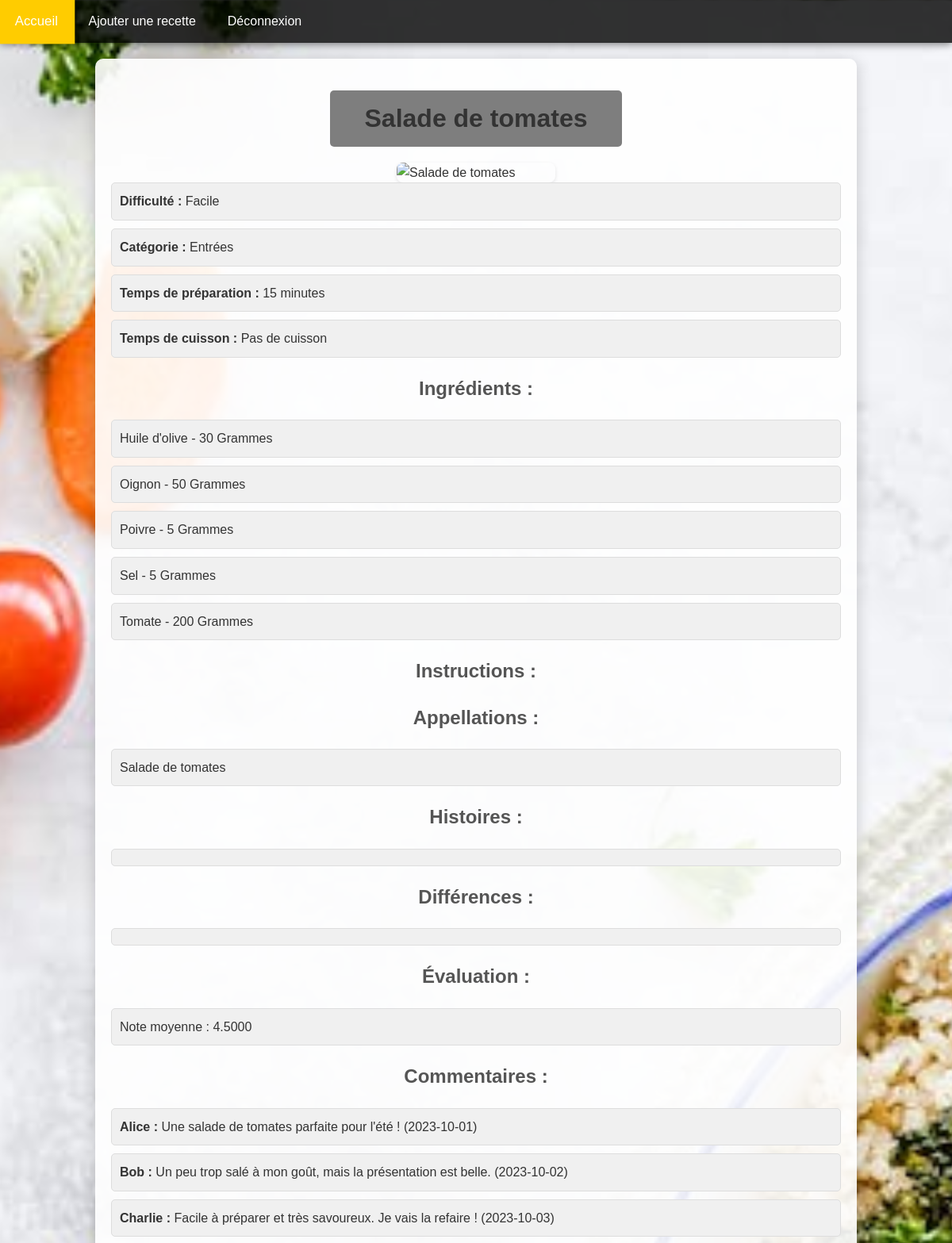
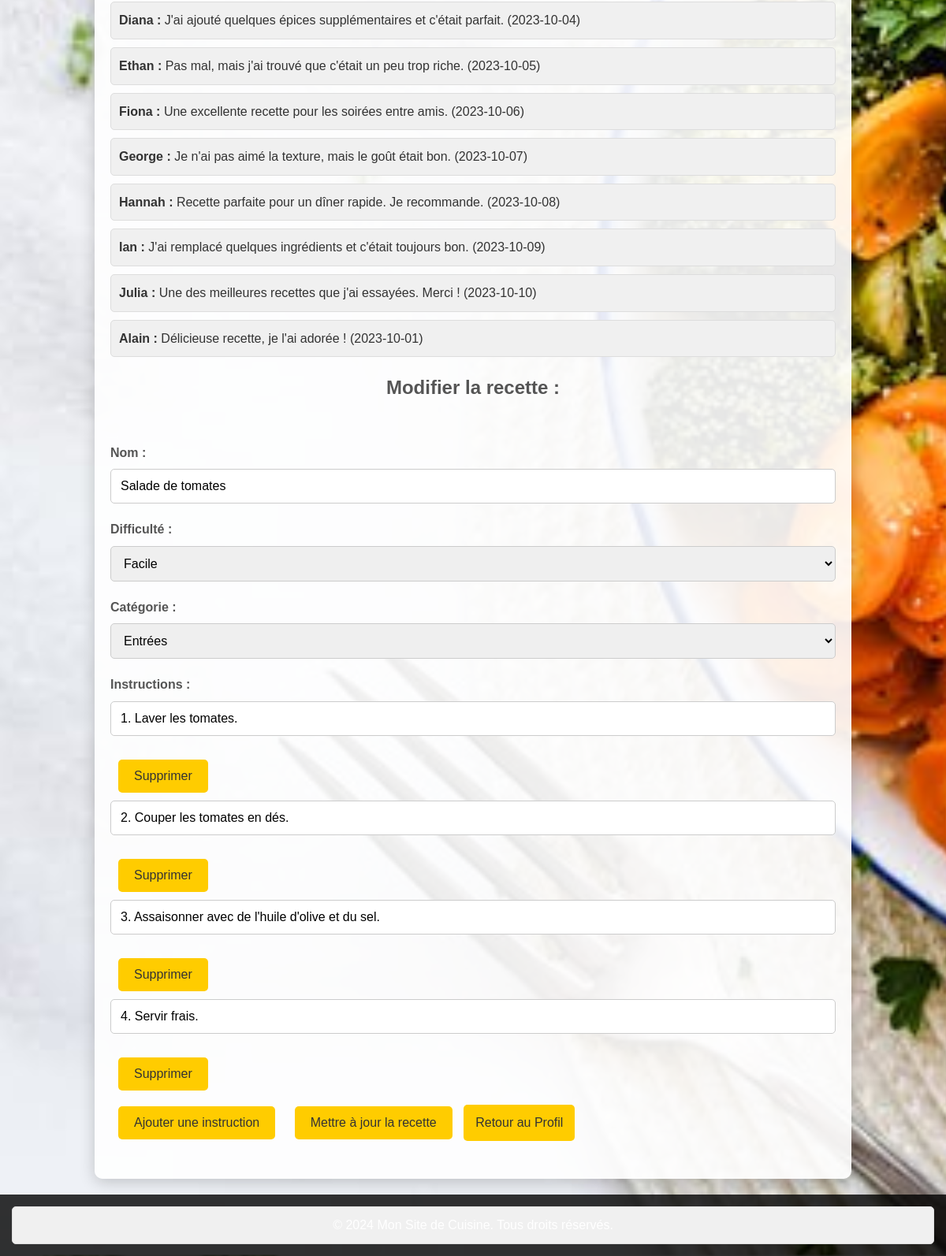
Page /mon_site_de_cuisine/recette.php?id=1 (signed in) on the committed database (2 pictures, top to bottom).
### tables this page shows
CREATE TABLE IF NOT EXISTS `recettes` (
  `id_recette` int NOT NULL AUTO_INCREMENT,
  `nom` varchar(50) NOT NULL,
  `id_difficulte` int NOT NULL,
  `id_utilisateur` int NOT NULL,
  `id_catg` int NOT NULL,
  PRIMARY KEY (`id_recette`),
  UNIQUE KEY `unique_nom_recette` (`nom`),
  KEY `id_difficulte` (`id_difficulte`),
  KEY `id_utilisateur` (`id_utilisateur`),
  KEY `fk_id_categorie` (`id_catg`)
);

CREATE TABLE IF NOT EXISTS `difficultes` (
  `id_difficulte` int NOT NULL AUTO_INCREMENT,
  `nom` varchar(50) DEFAULT NULL,
  PRIMARY KEY (`id_difficulte`),
  UNIQUE KEY `unique_nom_difficulte` (`nom`)
);

CREATE TABLE IF NOT EXISTS `categories` (
  `id_catg` int NOT NULL AUTO_INCREMENT,
  `nom` varchar(50) NOT NULL,
  PRIMARY KEY (`id_catg`),
  UNIQUE KEY `unique_nom_cat` (`nom`)
);

CREATE TABLE IF NOT EXISTS `commentaires` (
  `id_com` int NOT NULL AUTO_INCREMENT,
  `nom` varchar(50) NOT NULL,
  `text_commentaire` text NOT NULL,
  `date_com` varchar(50) NOT NULL,
  `id_recette` int NOT NULL,
  `id_utilisateur` int NOT NULL,
  PRIMARY KEY (`id_com`),
  KEY `id_recette` (`id_recette`),
  KEY `id_utilisateur` (`id_utilisateur`)
);

### mon_site_de_cuisine/recette.php (the view, shortened to what this page needs)
<?php
$host = 'localhost';
$dbname = 'recette_melanie';
$username = 'root';
$password = '';
try {
    $pdo = new PDO("mysql:host=$host;dbname=$dbname;charset=utf8mb4", $username, $password);
    $pdo->setAttribute(PDO::ATTR_ERRMODE, PDO::ERRMODE_EXCEPTION);
} catch (PDOException $e) {
    echo "Erreur de connexion: " . htmlspecialchars($e->getMessage());
    exit;
}
if (isset($_GET['id'])) {
    $recette_id = $_GET['id'];
    $query = "
        SELECT r.*,
            d.nom AS difficulte,
            c.nom AS categorie,
            tp.temps_preparation AS temps_preparation,
            tp.temps_cuisson AS temps_cuisson,
            p.chemin AS photo_chemin,
            GROUP_CONCAT(DISTINCT CONCAT(i.nom, ' - ', ir.quantite, ' ', uq.nom) SEPARATOR ', ') AS ingredients,
            GROUP_CONCAT(DISTINCT CONCAT(ins.ordre, '. ', ins.description) ORDER BY ins.ordre SEPARATOR '<br>') AS instructions,
            AVG(e.note) AS note_moyenne,
            COUNT(cmt.id_com) AS nombre_commentaires,
            GROUP_CONCAT(DISTINCT a.nom_local SEPARATOR ', ') AS appellations,
            GROUP_CONCAT(DISTINCT a.histoire SEPARATOR '<br>') AS histoires,
            GROUP_CONCAT(DISTINCT a.differences SEPARATOR '<br>') AS differences
        FROM recettes r
        LEFT JOIN difficultes d ON r.id_difficulte = d.id_difficulte
        LEFT JOIN categories c ON r.id_catg = c.id_catg
        LEFT JOIN temps_preparation tp ON r.id_recette = tp.id_recette
        LEFT JOIN photos p ON r.id_recette = p.id_recette
        LEFT JOIN ingredients_recettes ir ON r.id_recette = ir.id_recette
        LEFT JOIN ingredients i ON ir.id_ingredient = i.id_ingredient
        LEFT JOIN unites_quantites uq ON ir.id_quantite = uq.id_quantite
        LEFT JOIN instructions ins ON r.id_recette = ins.id_recette
        LEFT JOIN evaluations e ON r.id_recette = e.id_recette
        LEFT JOIN commentaires cmt ON r.id_recette = cmt.id_recette
        LEFT JOIN appellations a ON r.id_recette = a.id_recette
        WHERE r.id_recette = :id_recette
        GROUP BY r.id_recette
    ";
    $stmt = $pdo->prepare($query);
    $stmt->bindParam(':id_recette', $recette_id, PDO::PARAM_INT);
    $stmt->execute();
    $recette = $stmt->fetch(PDO::FETCH_ASSOC);
} else {
    echo "Aucune recette spécifiée.";
    exit;
}
?>
<!DOCTYPE html>
<html lang="fr">
<head>
    <link rel="stylesheet" href="css/style.css">
</head>
<body>
    <nav class="main-nav" aria-label="Navigation principale">
        <ul>
            <li><a href="profile.php">Accueil</a></li>
            <li><a href="add_recipe.php">Ajouter une recette</a></li>
            <li><a href="logout.php">Déconnexion</a></li>
        </ul>
    </nav>
    <div class="recipe-details">
        <h2 class="recipe-title"><?php echo htmlspecialchars($recette['nom']); ?></h2>
        <img class="recipe-image" src="<?php echo htmlspecialchars($recette['photo_chemin']); ?>" alt="<?php echo htmlspecialchars($recette['nom']); ?>" width="200">
        <p><strong>Difficulté :</strong> <?php echo htmlspecialchars($recette['difficulte']); ?></p>
        <p><strong>Catégorie :</strong> <?php echo htmlspecialchars($recette['categorie']); ?></p>
        <p><strong>Temps de préparation :</strong> <?php echo isset($recette['temps_preparation']) && $recette['temps_preparation'] !== '' ? htmlspecialchars($recette['temps_preparation']) . ' minutes' : 'Non spécifié'; ?></p>
        <p><strong>Temps de cuisson :</strong> <?php
                                                if (isset($recette['temps_cuisson'])) {
                                                    if ($recette['temps_cuisson'] > 0) {
                                                        echo htmlspecialchars($recette['temps_cuisson']) . ' minutes';
                                                    } else {
                                                        echo 'Pas de cuisson';
                                                    }
                                                } else {
                                                    echo 'Non spécifié';
                                                }
                                                ?></p>
        <h3 class="section-title">Ingrédients :</h3>
        <ul class="ingredient-list">
            <?php
            $ingredients = explode(', ', $recette['ingredients']);
            foreach ($ingredients as $ingredient): ?>
                <li><?php echo htmlspecialchars($ingredient); ?></li>
            <?php endforeach; ?>
        </ul>
        <h3 class="section-title">Instructions :</h3>
        <h3 class="section-title">Appellations :</h3>
        <ul class="ingredient-list">
            <?php
            $appellations = explode(', ', $recette['appellations']);
            foreach ($appellations as $appellation): ?>
                <li><?php echo htmlspecialchars($appellation); ?></li>
            <?php endforeach; ?>
        </ul>
        <h3 class="section-title">Histoires :</h3>
        <p>
        </p>
        <h3 class="section-title">Différences :</h3>
        <p>
        </p>
        <h3 class="section-title">Évaluation :</h3>
        <p>Note moyenne : <?php echo isset($recette['note_moyenne']) ? htmlspecialchars($recette['note_moyenne']) : 'Aucune évaluation'; ?></p>
        <h3 class="section-title">Commentaires :</h3>
        <ul class="ingredient-list">
            <?php if ($recette['nombre_commentaires'] > 0): ?>
                <?php
                $commentairesQuery = "SELECT nom, text_commentaire, date_com FROM commentaires WHERE id_recette = :id_recette";
                $stmtCommentaires = $pdo->prepare($commentairesQuery);
                $stmtCommentaires->bindParam(':id_recette', $recette_id, PDO::PARAM_INT);
                $stmtCommentaires->execute();
                $commentaires = $stmtCommentaires->fetchAll(PDO::FETCH_ASSOC);
                foreach ($commentaires as $commentaire): ?>
                    <li>
                        <strong><?php echo htmlspecialchars($commentaire['nom']); ?> :</strong>
                        <?php echo htmlspecialchars($commentaire['text_commentaire']); ?>
                        (<?php echo htmlspecialchars($commentaire['date_com']); ?>)
                    </li>
                <?php endforeach; ?>
            <?php else: ?>
                <li>Aucun commentaire trouvé.</li>
            <?php endif; ?>
        </ul>
        <h3 class="section-title">Modifier la recette :</h3>
        <form action="recette.php?id=<?php echo $recette_id; ?>" method="post" id="recipeForm" class="edit-form">
            <label for="nom">Nom :</label>
            <input type="text" id="nom" name="nom" value="<?php echo htmlspecialchars($recette['nom']); ?>" required>
            <label for="id_difficulte">Difficulté :</label>
            <select id="id_difficulte" name="id_difficulte">
                <?php
                $difficultes = [
                    (object) ['id' => 1, 'nom' => 'Facile'],
                    (object) ['id' => 2, 'nom' => 'Moyen'],
                    (object) ['id' => 3, 'nom' => 'Difficile']
                ];
                foreach ($difficultes as $difficulte):
                    $selected = ($recette['id_difficulte'] == $difficulte->id) ? 'selected' : ''; ?>
                    <option value="<?php echo $difficulte->id; ?>" <?php echo $selected; ?>><?php echo htmlspecialchars($difficulte->nom); ?></option>
                <?php endforeach; ?>
            </select>
            <label for="id_catg">Catégorie :</label>
            <select id="id_catg" name="id_catg">
                <?php
                $categories = [
                    (object) ['id' => 1, 'nom' => 'Entrées'],
                    (object) ['id' => 2, 'nom' => 'Plats'],
                    (object) ['id' => 3, 'nom' => 'Desserts'],
                    (object) ['id' => 4, 'nom' => 'Soupes']
                ];
                foreach ($categories as $categorie):
                    $selected = ($recette['id_catg'] == $categorie->id) ? 'selected' : ''; ?>
                    <option value="<?php echo $categorie->id; ?>" <?php echo $selected; ?>><?php echo htmlspecialchars($categorie->nom); ?></option>
                <?php endforeach; ?>
            </select>
            <label>Instructions :</label>
            <div id="instructionsContainer">
                <?php
                $instructionsArray = isset($recette['instructions']) ? explode('<br>', $recette['instructions']) : [];
                foreach ($instructionsArray as $index => $instruction): ?>
                    <div class="instruction">
                        <input type="text" name="instructions[]" value="<?php echo htmlspecialchars($instruction); ?>" required>
                        <button type="button" class="remove-instruction">Supprimer</button>
                    </div>
                <?php endforeach; ?>
            </div>
            <button type="button" id="addInstruction">Ajouter une instruction</button>
            <button type="submit">Mettre à jour la recette</button>
            <a href="profile.php" style="display: inline-block; background-color: #ffcc00; color: #333; padding: 10px 15px; border: none; border-radius: 5px; text-decoration: none; cursor: pointer;">
                Retour au Profil
            </a>
        </form>
    </div>
    <footer>
        <p>&copy; 2024 Mon Site de Cuisine. Tous droits réservés.</p>
    </footer>
</body>
</html>

### mon_site_de_cuisine/css/style.css (style rules this page uses)
* { box-sizing: border-box; margin: 0; padding: 0; }
body { display: flex; flex-direction: column; justify-content: center; align-items: center; min-height: 100vh; margin: 0; font-family: "Arial", sans-serif; background-image: url("../images/image_fond_ecran.jpeg"); background-size: cover; background-position: center; color: #333; line-height: 1.6; }
.main-nav { width: 100%; background-color: rgba(0, 0, 0, 0.8); z-index: 1000; box-shadow: 0 2px 10px rgba(0, 0, 0, 0.5); }
.main-nav ul { list-style-type: none; margin: 0; padding: 0; }
.main-nav ul li { float: left; position: relative; }
.main-nav ul li a { display: block; color: white; text-align: center; padding: 14px 20px; text-decoration: none; transition: background-color 0.3s, transform 0.3s; }
h2 { width: 40%; margin-top: 40px; margin-left: auto; margin-right: auto; text-align: center; font-size: 2em; color: white; background-color: rgba(0, 0, 0, 0.5); padding: 10px; border-radius: 5px; }
footer { background-color: rgba(0, 0, 0, 0.8); text-align: center; padding: 15px; margin-top: auto; width: 100%; }
footer p { margin: 0; color: #fff; font-size: 1em; }
label { display: block; margin-bottom: 5px; color: #495057; }
input[type="text"], input[type="password"] { width: 100%; padding: 10px; border: 1px solid #ccc; border-radius: 5px; transition: border-color 0.3s; }

### mon_site_de_cuisine/recette.php (style rules this page uses)
.recipe-details { width: 80%; background-color: rgba(255, 255, 255, 0.9); border-radius: 10px; padding: 20px; margin: 20px auto; box-shadow: 0 4px 20px rgba(0, 0, 0, 0.2); }
.recipe-title { text-align: center; font-size: 2em; color: #333; text-align: center; margin-bottom: 20px; margin-top: 20px; }
.recipe-image { border-radius: 8px; box-shadow: 0 2px 5px rgba(0, 0, 0, 0.1); display: block; margin: 0 auto; }
.section-title { text-align: center; font-size: 1.5em; color: #555; margin-top: 20px; }
.ingredient-list, .instruction-list { list-style-type: none; padding: 0; }
.ingredient-list li, .instruction-list li, p { background-color: #f0f0f0; border: 1px solid #ddd; border-radius: 5px; padding: 10px; margin-bottom: 10px; }
.edit-form { margin-top: 30px; padding-top: 20px; }
.edit-form label { display: block; margin-bottom: 8px; font-weight: bold; color: #555; }
.edit-form input[type="text"], .edit-form select { width: 100%; padding: 12px; border: 1px solid #ccc; border-radius: 5px; margin-bottom: 20px; font-size: 1em; transition: border-color 0.3s; }
.edit-form button { background-color: #ffcc00; color: #333; margin: 10px; padding: 12px 20px; border: none; border-radius: 5px; cursor: pointer; font-size: 1em; transition: background-color 0.3s, transform 0.3s; }
.remove-instruction { background-color: #dc3545; color: white; border: none; padding: 5px 10px; border-radius: 5px; cursor: pointer; margin-left: 10px; }
.section-title, .ingredient-list, .instruction-list, .edit-form { margin-bottom: 20px; }

### rows in the picture
recettes: nom "Salade de tomates", id_difficulte.nom "Facile", id_catg.nom "Entrées", appellation "Salade de tomates"
commentaires: nom "Alice", text_commentaire "Une salade de tomates parfaite pour l'été !", date_com "2023-10-01"
commentaires: nom "Bob", text_commentaire "Un peu trop salé à mon goût, mais la présentation est belle.", date_com "2023-10-02"
commentaires: nom "Charlie", text_commentaire "Facile à préparer et très savoureux. Je vais la refaire !", date_com "2023-10-03"
commentaires: nom "Diana", text_commentaire "J'ai ajouté quelques épices supplémentaires et c'était parfait.", date_com "2023-10-04"
commentaires: nom "Ethan", text_commentaire "Pas mal, mais j'ai trouvé que c'était un peu trop riche.", date_com "2023-10-05"
commentaires: nom "Fiona", text_commentaire "Une excellente recette pour les soirées entre amis.", date_com "2023-10-06"
commentaires: nom "George", text_commentaire "Je n'ai pas aimé la texture, mais le goût était bon.", date_com "2023-10-07"
commentaires: nom "Hannah", text_commentaire "Recette parfaite pour un dîner rapide. Je recommande.", date_com "2023-10-08"
commentaires: nom "Ian", text_commentaire "J'ai remplacé quelques ingrédients et c'était toujours bon.", date_com "2023-10-09"
commentaires: nom "Julia", text_commentaire "Une des meilleures recettes que j'ai essayées. Merci !", date_com "2023-10-10"
commentaires: nom "Alain", text_commentaire "Délicieuse recette, je l'ai adorée !", date_com "2023-10-01"

### other values in the picture
$recette['temps_preparation'] "15"
$ingredient "Huile d'olive - 30 Grammes"
$ingredient "Oignon - 50 Grammes"
$ingredient "Poivre - 5 Grammes"
$ingredient "Sel - 5 Grammes"
$ingredient "Tomate - 200 Grammes"
$recette['note_moyenne'] "4.5000"
form field id_difficulte "Facile"
form field id_catg "Entrées"
